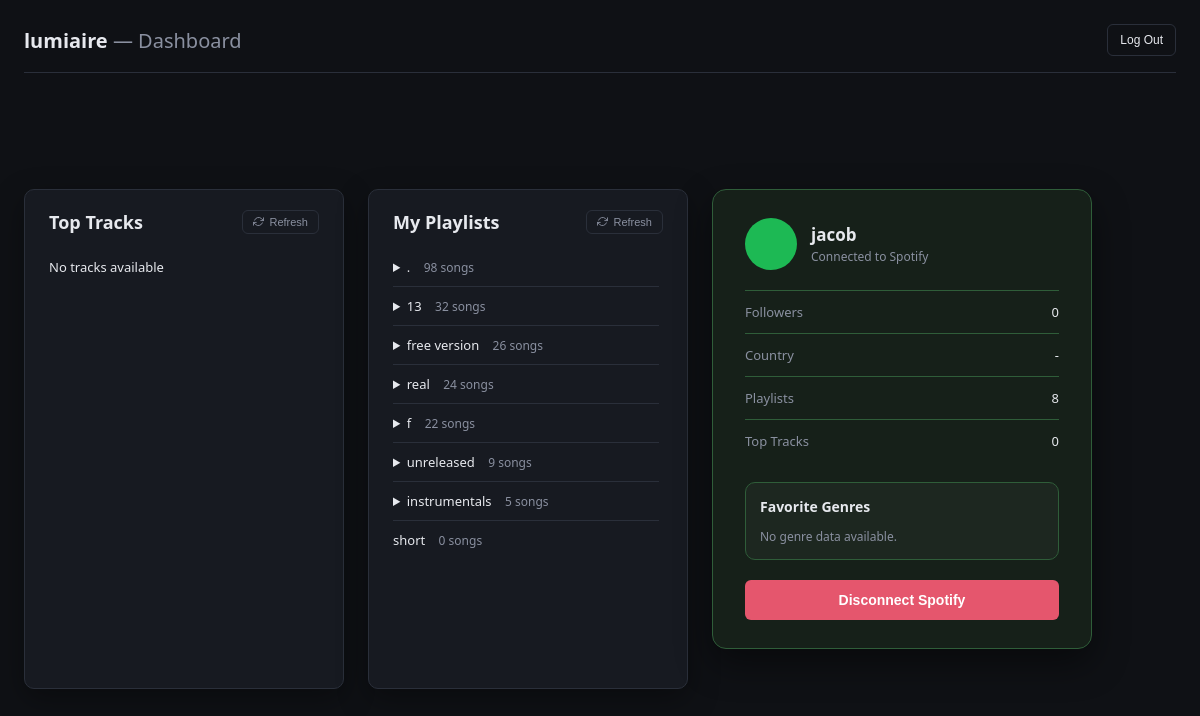
Screenshot of / (signed in) with the database file from the repository.
### core/models.py (models this page shows, shortened)
class AppUser(models.Model):
    username = models.CharField(max_length=150, unique=True)
    password_hash=models.CharField(max_length=255)
    date_joined=models.DateTimeField(auto_now_add=True)

class Playlist(models.Model):
    spotify_user = models.ForeignKey(SpotifyAccount, on_delete=models.CASCADE, related_name="playlists")
    playlist_id = models.CharField(max_length=50, default="None")
    name = models.CharField(max_length = 25)
    songs = models.ManyToManyField(Song, related_name="songs")
    song_count = models.IntegerField(default=0)

class SpotifyAccount(models.Model):
    user = models.OneToOneField(
        AppUser,
        on_delete = models.CASCADE,
        related_name="spotify_account",
    )
    access_token = models.TextField()
    refresh_token = models.TextField()
    token_expires_at = models.DateTimeField()
    country = models.CharField(max_length=25,default="")
    follower_count = models.PositiveIntegerField(default=0)
    profile_image_url = models.CharField(max_length=100,blank=True)
    spotify_id = models.CharField(max_length=255,unique=True)
    spotify_name = models.CharField(max_length=25, default="")
    connected_at = models.DateTimeField(auto_now_add=True)
    last_refreshed_at = models.DateTimeField(auto_now_add=True)

### core/views.py (the view)
# urls.py: 2. Add a URL to urlpatterns:  path('', views.home, name='home')
def home(request):
    user_id = request.session.get("app_user_id")
    if not user_id:
        return redirect("login")
    user = AppUser.objects.get(id=user_id)
    if request.method == "POST":
        action = request.POST.get("action")
        if action == "disconnect": # handles logout button post request
            SpotifyAccount.objects.filter(user=user).delete()
            return redirect("home")
    spotify_profile = SpotifyAccount.objects.filter(user=user).first()
    playlists = Playlist.objects.none()  # default: empty queryset
    if spotify_profile:
        playlists = spotify_profile.playlists.all().order_by('-song_count')
    context = {
        "user": user,
        "spotify_profile": SpotifyAccount.objects.filter(user=user).first(),
        "top_artists": "top_artists",
        "playlists": playlists,
    }
    return render(request, "home.html", context)

### core/templates/home.html (shortened to what this page needs)
<!DOCTYPE html>
<html lang="en">
<head>
</head>
<body>
<div class="page-header">
    <div class="greeting">
        {{ user.username }} <span>&mdash; Dashboard</span>
    </div>
    <form method="POST" action="{% url 'logout' %}">
        <button class="logout-button" type="submit">
            Log Out
        </button>
    </form>
</div>
<div class="card">
    <div class="card-header">
        <h1>Top Tracks</h1>
        <form method="GET" action="{% url 'refresh_top_tracks' %}">
            <button class="refresh-button" type="submit">
                <svg viewBox="0 0 24 24" fill="none" stroke="currentColor" stroke-width="2" stroke-linecap="round" stroke-linejoin="round"><polyline points="23 4 23 10 17 10"></polyline><polyline points="1 20 1 14 7 14"></polyline><path d="M3.51 9a9 9 0 0 1 14.85-3.36L23 10M1 14l4.64 4.36A9 9 0 0 0 20.49 15"></path></svg>
                Refresh
            </button>
        </form>
    </div>
    <ul>
        {% for track in top_tracks %}
        <li>
            <span class="title">{{ track.name }}</span>
            <span class="added">{{ track.artist }}</span>
        </li>
        {% empty %}
        <li>
            <span class="title">No tracks available</span>
        </li>
        {% endfor %}
    </ul>
</div>
<div class="card">
    <div class="card-header">
        <h1>My Playlists</h1>
        <form method="GET" action="{% url 'refresh_playlists' %}">
            <button class="refresh-button" type="submit">
                <svg viewBox="0 0 24 24" fill="none" stroke="currentColor" stroke-width="2" stroke-linecap="round" stroke-linejoin="round"><polyline points="23 4 23 10 17 10"></polyline><polyline points="1 20 1 14 7 14"></polyline><path d="M3.51 9a9 9 0 0 1 14.85-3.36L23 10M1 14l4.64 4.36A9 9 0 0 0 20.49 15"></path></svg>
                Refresh
            </button>
        </form>
    </div>
    <ul>
        {% for playlist in playlists %}
        <li>
            {% if playlist.song_count > 0 %}
            <details class="playlist-dropdown">
                <summary>
                    <span class="title">{{ playlist.name }}</span>
                    <span class="added">{{ playlist.song_count }} songs</span>
                </summary>
            </details>
            {% else %}
            <div class="playlist-row">
                <span class="title">{{ playlist.name }}</span>
                <span class="added">{{ playlist.song_count }} songs</span>
            </div>
            {% endif %}
        </li>
        {% empty %}
        <li>
            <span class="title">No playlists available</span>
        </li>
        {% endfor %}
    </ul>
</div>
<div class="profile-card">
    <div class="profile-header">
        <div class="avatar">
        </div>
        <div>
            <div class="profile-name">
                {% if spotify_profile %}
                    {{ spotify_profile.spotify_name }}
                {% else %}
                    Spotify Not Connected
                {% endif %}
            </div>
            <div class="profile-sub">
                {% if spotify_profile %}
                    Connected to Spotify
                {% else %}
                    Connect your Spotify account
                {% endif %}
            </div>
        </div>
    </div>
    <div class="stat-row">
        <span class="stat-label">Followers</span>
        <span>
            {% if spotify_profile %}
                {{ spotify_profile.follower_count }}
            {% else %}
                -
            {% endif %}
        </span>
    </div>
    <div class="stat-row">
        <span class="stat-label">Country</span>
        <span>
            {% if spotify_connected %}
                {{ spotify_profile.country }}
            {% else %}
                -
            {% endif %}
        </span>
    </div>
    <div class="stat-row">
        <span class="stat-label">Playlists</span>
        <span>{{ playlists|length }}</span>
    </div>
    <div class="stat-row">
        <span class="stat-label">Top Tracks</span>
        <span>{{ top_tracks|length }}</span>
    </div>
    <div class="genre-box">
        <div class="genre-title">Favorite Genres</div>
        <div class="genre-list">
            {% for genre in favorite_genres %}
                <span class="genre-tag">{{ genre }}</span>
            {% empty %}
                <span class="profile-sub">
                    No genre data available.
                </span>
            {% endfor %}
        </div>
    </div>
{% if spotify_profile %}
<form method="POST">
    <button
        class="remove spotify-button"
        type="submit"
        name="action"
        value="disconnect">
        Disconnect Spotify
    </button>
</form>
{% else %}
<a href="{% url 'spotify_login' %}">
    <button class="spotify-button" type="button">
        Connect Spotify
    </button>
</a>
{% endif %}
</div>
</body>
</html>

### core/templates/home.html (style rules this page uses)
:root { --bg: #0f1115; --panel: #171a21; --border: #2a2f3a; --text: #e7e9ee; --muted: #8a90a0; --accent: #1DB954; --danger: #e5566d; --profile-bg: #162019; --profile-border: #2f5d39; }
* { box-sizing: border-box; }
html, body { margin: 0; height: 100%; background: var(--bg); font-family: "Segoe UI", system-ui, sans-serif; color: var(--text); }
body { display: flex; align-items: flex-start; gap: 24px; flex-wrap: wrap; padding: 24px; }
.page-header { width: 100%; display: flex; align-items: center; justify-content: space-between; padding-bottom: 16px; margin-bottom: 4px; border-bottom: 1px solid var(--border); }
.page-header .greeting { font-size: 20px; font-weight: 600; }
.page-header .greeting span { color: var(--muted); font-weight: 400; }
.logout-button { background: transparent; border: 1px solid var(--border); color: var(--text); }
.card { background: var(--panel); border: 1px solid var(--border); border-radius: 10px; padding: 20px 24px; width: 320px; height: 500px; display: flex; flex-direction: column; box-shadow: 0 10px 30px rgba(0,0,0,.35); }
h1 { font-size: 18px; margin: 0 0 14px; flex-shrink: 0; }
.card-header { display: flex; align-items: center; justify-content: space-between; margin-bottom: 14px; flex-shrink: 0; }
.card-header h1 { margin: 0; }
.refresh-button { background: transparent; border: 1px solid var(--border); color: var(--muted); padding: 5px 10px; font-size: 11px; display: flex; align-items: center; gap: 5px; }
.refresh-button svg { width: 11px; height: 11px; }
ul { list-style: none; margin: 0; padding: 0 4px 0 0; flex: 1; overflow-y: auto; }
li { display: flex; justify-content: space-between; align-items: center; padding: 10px 0; border-bottom: 1px solid var(--border); font-size: 13px; }
li:last-child { border-bottom: none; }
.title { overflow: hidden; text-overflow: ellipsis; white-space: nowrap; padding-right: 10px; }
.added { color: var(--muted); font-size: 12px; flex-shrink: 0; }
button { background: var(--accent); color: white; border: none; border-radius: 6px; padding: 8px 12px; font-size: 12px; cursor: pointer; }
button.remove { background: var(--danger); }
.profile-card { background: var(--profile-bg); border: 1px solid var(--profile-border); border-radius: 14px; padding: 28px 32px; width: 380px; box-shadow: 0 14px 36px rgba(0,0,0,.45); }
.profile-header { display: flex; align-items: center; gap: 14px; margin-bottom: 20px; }
.avatar { width: 52px; height: 52px; border-radius: 50%; background: var(--accent); display: flex; align-items: center; justify-content: center; font-size: 18px; font-weight: 600; color: white; flex-shrink: 0; }
.profile-name { font-size: 17px; font-weight: 600; }
.profile-sub { font-size: 12px; color: var(--muted); margin-top: 2px; }
.stat-row { display: flex; justify-content: space-between; padding: 12px 0; border-top: 1px solid var(--profile-border); font-size: 13px; }
.stat-label { color: var(--muted); }
.genre-box { margin-top: 20px; padding: 14px; border: 1px solid var(--profile-border); border-radius: 10px; background: rgba(255,255,255,.03); }
.genre-title { font-size: 14px; font-weight: 600; margin-bottom: 10px; }
.genre-list { display: flex; flex-wrap: wrap; gap: 8px; }
.spotify-button { width: 100%; margin-top: 20px; padding: 12px; font-size: 14px; font-weight: 600; }

### rows the page displays
AppUser: username "lumiaire"
Playlist: name ".", song_count "98"
Playlist: name "13", song_count "32"
Playlist: name "free version", song_count "26"
Playlist: name "real", song_count "24"
Playlist: name "f", song_count "22"
Playlist: name "unreleased", song_count "9"
Playlist: name "instrumentals", song_count "5"
Playlist: name "short", song_count "0"
SpotifyAccount: spotify_name "jacob", follower_count "0"

### other values shown
{{ playlists|length }} "8"
{{ top_tracks|length }} "0"
